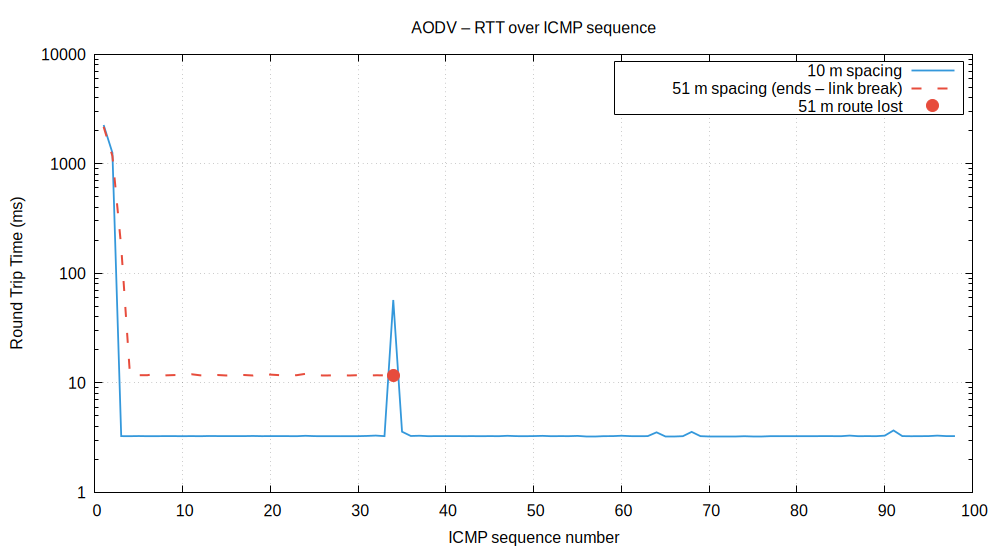

This chart was generated by the following gnuplot code:
set encoding utf8
set terminal pngcairo size 1000,550 font "Arial,12"
set output "aodv_live_rtt_marked.png"

set title "AODV – RTT over ICMP sequence"
set xlabel "ICMP sequence number"
set ylabel "Round Trip Time (ms)"
set grid
set logscale y
set key top right box

# main curves
plot \
  "<grep 'time=' ping10.txt | awk -F'time=' '{print NR, $2}'" \
      using 1:2 with lines lw 1.8 lc rgb "#3498DB" title "10 m spacing", \
  "<grep 'time=' ping51.txt | awk -F'time=' '{print NR, $2}'" \
      using 1:2 with lines lw 2 dashtype 2 lc rgb "#E74C3C" title "51 m spacing (ends – link break)", \
  "<grep 'time=' ping51.txt | awk -F'time=' '{if(NR==NR) print NR, $2}' | tail -1" \
      using 1:2 with points pt 7 ps 2 lc rgb "#E74C3C" title "51 m route lost"

# --- Add text annotation near top-right
set label 1 "51 m link lost / simulation continues\n(no more replies)" \
    at graph 0.72, 0.92 tc rgb "#E74C3C" font ",10"

replot
